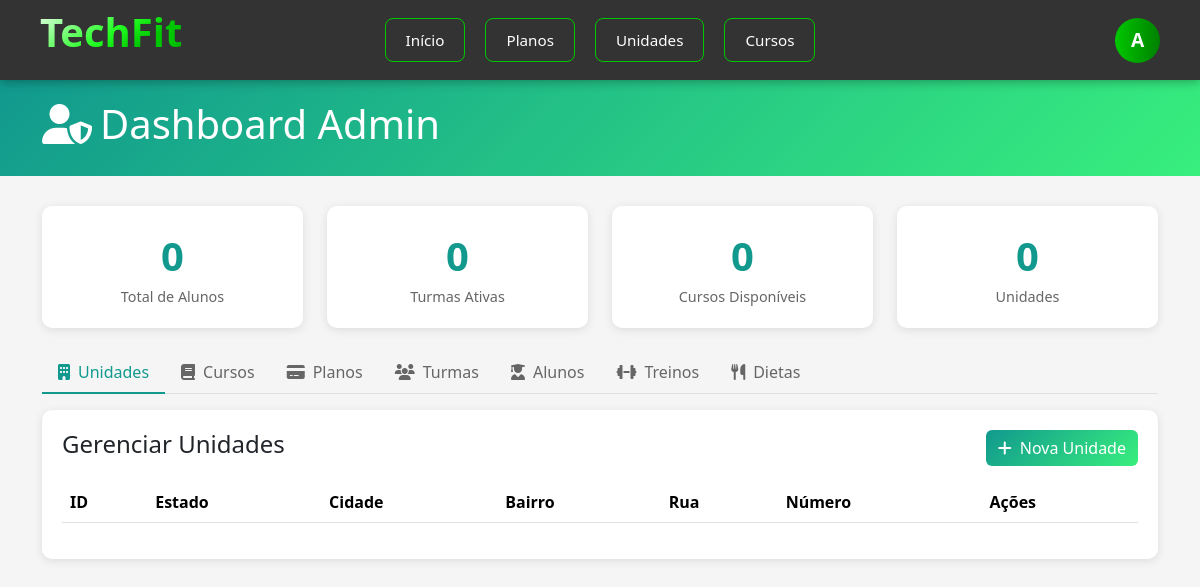
/Codigo/View/dashboard_admin.php (signed in), run on an earlier commit of the app's database.
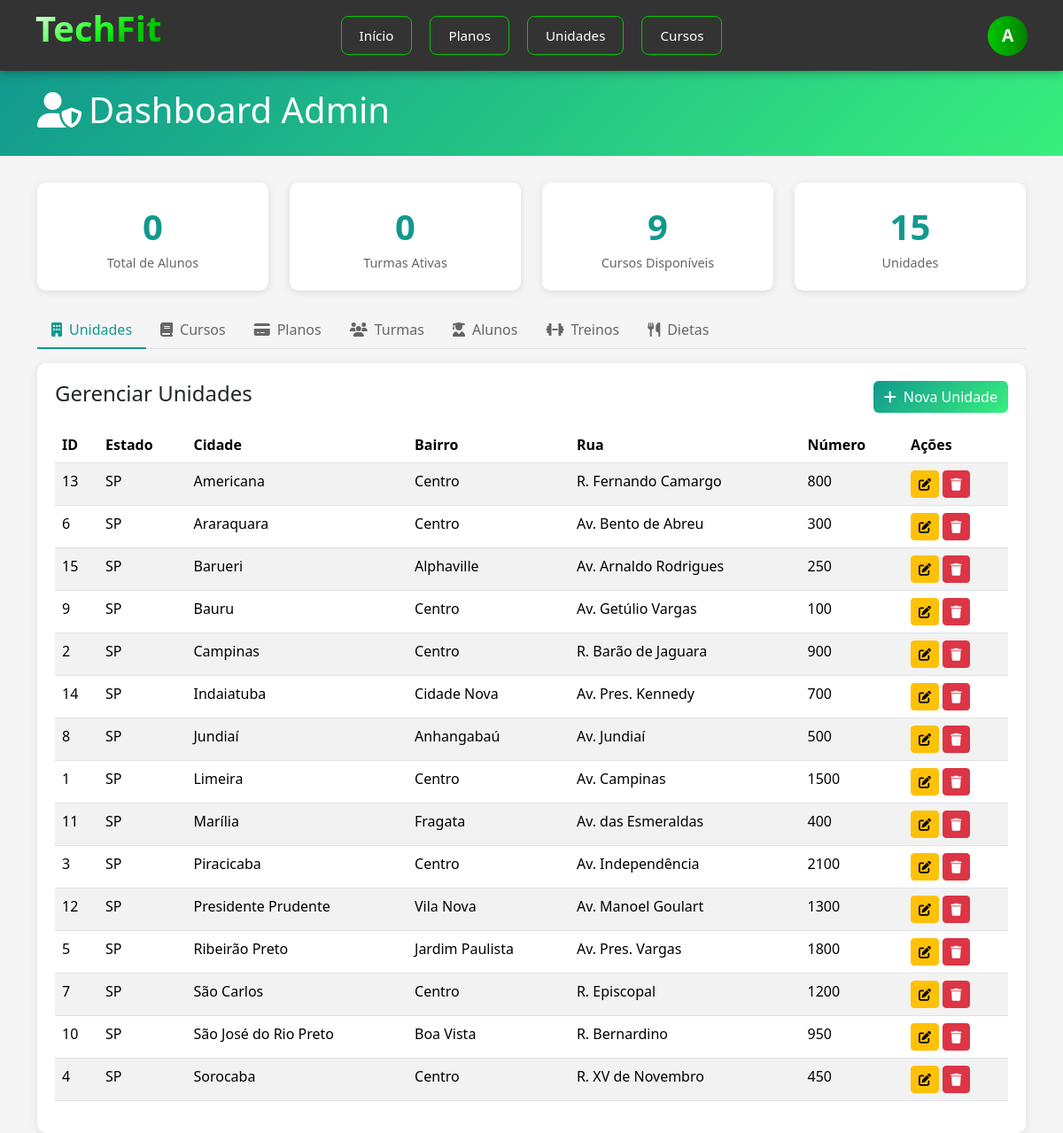
And on a later commit of the database.
### tables this page shows
CREATE TABLE Usuarios (
    id_usuario INT AUTO_INCREMENT PRIMARY KEY,
    email_usuario VARCHAR(255) NOT NULL UNIQUE,
    senha_usuario_hash VARCHAR(255) NOT NULL,
    nome_usuario VARCHAR(255) NOT NULL,
    telefone_usuario VARCHAR(14) NOT NULL,
    cpf_usuario VARCHAR(14) UNIQUE NOT NULL,
    tipo_usuario TINYINT NOT NULL,
    cidade_usario varchar(255),
    estado_usuario varchar(255),
    bairro_usuario varchar(255),
    rua_usuario varchar(255)
);

CREATE TABLE Unidades (
    id_unidade INT AUTO_INCREMENT PRIMARY KEY,
    estado_unidade VARCHAR(100) NOT NULL,
    cidade_unidade VARCHAR(100) NOT NULL,
    bairro_unidade VARCHAR(100) NOT NULL,
    rua_unidade VARCHAR(100) NOT NULL,
    numero_unidade INT NOT NULL
);

### Codigo/Model/UsuarioDAO.php (called while the page is built, shortened)
<?php
include_once __DIR__ . "/Conexao.php";
class UsuarioDAO
{
    public $conn;
    public function __construct()
    {
        $this->conn = Conexao::getInstance();
    }
    private function criarTabela()
    {
        $sql = "CREATE TABLE IF NOT EXISTS Usuarios (
            id_usuario INT AUTO_INCREMENT PRIMARY KEY,
            email_usuario VARCHAR(255) NOT NULL UNIQUE,
            senha_usuario_hash VARCHAR(255) NOT NULL,
            nome_usuario VARCHAR(255) NOT NULL,
            telefone_usuario VARCHAR(15) NOT NULL,
            cpf_usuario VARCHAR(14) UNIQUE NOT NULL,
            tipo_usuario TINYINT NOT NULL DEFAULT 3,
            cidade_usuario VARCHAR(255),
            estado_usuario VARCHAR(255),
            bairro_usuario VARCHAR(255),
            rua_usuario VARCHAR(255)
        ) ENGINE=InnoDB DEFAULT CHARSET=utf8mb4 COLLATE=utf8mb4_unicode_ci";
        try {
            $this->conn->exec($sql);
        } catch(PDOException $e) {
            error_log("Erro ao criar tabela Usuarios: " . $e->getMessage());
        }
    }
    public function readAll()
    {
        $usuarios = [];
        $sql = 'SELECT * FROM usuarios';
        $stmt = $this->conn->query($sql);
        while ($row = $stmt->fetch(PDO::FETCH_ASSOC)) {
            $usuarios[] = new Usuario(
                $row['id_usuario'],
                $row['nome_usuario'],
                $row['email_usuario'],
                null,
                $row['telefone_usuario'],
                $row['cpf_usuario'],
                $row['tipo_usuario'],
                $row['cidade_usuario'],
                $row['estado_usuario'],
                $row['bairro_usuario'],
                $row['rua_usuario']
            );
        }
        return $usuarios;
    }
}

### Codigo/Model/Conexao.php (called while the page is built, shortened)
<?php
class Conexao {
    private static $instance = null;
    public static function criarBanco() {
        try {
            return true;
        } catch(PDOException $e) {
            error_log("Erro ao criar banco de dados: " . $e->getMessage());
            return false;
        }
    }
    public static function getInstance() {
        if (self::$instance === null) {
            try {
                self::$instance = new PDO(
                    "mysql:host=" . DB_HOST . ";dbname=" . DB_NAME . ";charset=" . DB_CHARSET,
                    DB_USER,
                    DB_PASS,
                    [
                        PDO::ATTR_ERRMODE => PDO::ERRMODE_EXCEPTION,
                        PDO::ATTR_DEFAULT_FETCH_MODE => PDO::FETCH_ASSOC,
                        PDO::ATTR_EMULATE_PREPARES => false
                    ]
                );
            } catch(PDOException $e) {
                error_log("Erro na conexão com o banco de dados: " . $e->getMessage());
                die("Erro ao conectar com o banco de dados. Tente novamente mais tarde.");
            }
        }
        return self::$instance;
    }
}
?>

### Codigo/Model/UnidadeDAO.php (called while the page is built, shortened)
<?php
include_once __DIR__ . "/Conexao.php";
include_once __DIR__ . "/Unidade.php";
class UnidadeDAO
{
    public $conn;
    public function __construct()
    {
        $this->conn = Conexao::getInstance();
        $this->criarTabela();
    }
    private function criarTabela()
    {
        $sql = "CREATE TABLE IF NOT EXISTS Unidades (
            id_unidade INT AUTO_INCREMENT PRIMARY KEY,
            estado_unidade VARCHAR(100) NOT NULL,
            cidade_unidade VARCHAR(100) NOT NULL,
            bairro_unidade VARCHAR(100) NOT NULL,
            rua_unidade VARCHAR(100) NOT NULL,
            numero_unidade INT NOT NULL
        ) ENGINE=InnoDB DEFAULT CHARSET=utf8mb4 COLLATE=utf8mb4_unicode_ci";
        try {
            $this->conn->exec($sql);
            $this->inserirDadosIniciais();
        } catch(PDOException $e) {
            error_log("Erro ao criar tabela Unidades: " . $e->getMessage());
        }
    }
    private function inserirDadosIniciais()
    {
        $sql = "SELECT COUNT(*) as total FROM Unidades";
        $stmt = $this->conn->query($sql);
        $result = $stmt->fetch(PDO::FETCH_ASSOC);
    }
    public function readAll()
    {
        $unidades = [];
        $sql = 'SELECT * FROM Unidades ORDER BY cidade_unidade';
        $stmt = $this->conn->query($sql);
        while ($row = $stmt->fetch(PDO::FETCH_ASSOC)) {
            $unidades[] = new Unidade(
                $row['id_unidade'],
                $row['estado_unidade'],
                $row['cidade_unidade'],
                $row['bairro_unidade'],
                $row['rua_unidade'],
                $row['numero_unidade']
            );
        }
        return $unidades;
    }
}

### Codigo/Model/Unidade.php (called while the page is built, shortened)
<?php
class Unidade
{
    public $id;
    public $estado;
    public $cidade;
    public $bairro;
    public $rua;
    public $numero;
    public function __construct(
        $id = null,
        $estado = null,
        $cidade = null,
        $bairro = null,
        $rua = null,
        $numero = null
    ) {
        $this->id = $id;
        $this->estado = $estado;
        $this->cidade = $cidade;
        $this->bairro = $bairro;
        $this->rua = $rua;
        $this->numero = $numero;
    }
    public function getId() { return $this->id; }
    public function getEstado() { return $this->estado; }
    public function getCidade() { return $this->cidade; }
    public function getBairro() { return $this->bairro; }
    public function getRua() { return $this->rua; }
    public function getNumero() { return $this->numero; }
}

### Codigo/View/dashboard_admin.php (the view, shortened to what the rows shown need)
<?php
require_once __DIR__ . '/../Model/Conexao.php';
require_once __DIR__ . '/../Model/UsuarioDAO.php';
require_once __DIR__ . '/../Model/UnidadeDAO.php';
$usuario = $_SESSION['usuario'];
$usuarioDAO = new UsuarioDAO();
$unidadeDAO = new UnidadeDAO();
$usuarios = $usuarioDAO->readAll();
$unidades = $unidadeDAO->readAll();
?>
<!DOCTYPE html>
<html lang="pt-BR">
<head>
    <link rel="stylesheet" href="../Public/css/nav.css">
    <link href="https://cdn.jsdelivr.net/npm/bootstrap@5.3.8/dist/css/bootstrap.min.css" rel="stylesheet">
    <link rel="stylesheet" href="https://cdnjs.cloudflare.com/ajax/libs/font-awesome/6.4.0/css/all.min.css">
</head>
<body>
    <nav>
        <section class="nav-direita">
            <div class="usuario-menu">
                <div class="usuario-avatar">
                    <?php echo strtoupper(substr($usuario['nome'], 0, 1)); ?>
                </div>
            </div>
        </section>
    </nav>
    <div class="admin-header">
        <div class="container">
            <div class="d-flex justify-content-between align-items-center">
                <h1><i class="fas fa-user-shield me-2"></i>Dashboard Admin</h1>
            </div>
        </div>
    </div>
    <div class="container">
        <div class="tab-content" id="adminTabContent">
            <div class="tab-pane fade show active" id="unidades" role="tabpanel">
                <div class="table-responsive">
                    <table class="table table-striped">
                        <thead>
                            <tr>
                                <th>ID</th>
                                <th>Estado</th>
                                <th>Cidade</th>
                                <th>Bairro</th>
                                <th>Rua</th>
                                <th>Número</th>
                                <th class="table-actions">Ações</th>
                            </tr>
                        </thead>
                        <tbody>
                            <?php foreach ($unidades as $unidade): ?>
                                <tr>
                                    <td><?php echo $unidade->getId(); ?></td>
                                    <td><?php echo htmlspecialchars($unidade->getEstado()); ?></td>
                                    <td><?php echo htmlspecialchars($unidade->getCidade()); ?></td>
                                    <td><?php echo htmlspecialchars($unidade->getBairro()); ?></td>
                                    <td><?php echo htmlspecialchars($unidade->getRua()); ?></td>
                                    <td><?php echo $unidade->getNumero(); ?></td>
                                    <td class="table-actions">
                                        <button class="btn btn-sm btn-warning" onclick="editarUnidade(<?php echo $unidade->getId(); ?>)">
                                            <i class="fas fa-edit"></i>
                                        </button>
                                        <form action="../../index.php?action=unidade-deletar" method="POST" style="display:inline;" onsubmit="return confirm('Tem certeza que deseja deletar esta unidade?');">
                                            <button type="submit" class="btn btn-sm btn-danger">
                                                <i class="fas fa-trash"></i>
                                            </button>
                                        </form>
                                    </td>
                                </tr>
                            <?php endforeach; ?>
                        </tbody>
                    </table>
                </div>
            </div>
        </div>
    </div>
</body>
</html>

What changed in the data, as far as the page shows it:
added unidades: id_unidade "13", estado_unidade "SP", cidade_unidade "Americana", bairro_unidade "Centro", rua_unidade "R. Fernando Camargo", numero_unidade "800"
added unidades: id_unidade "6", estado_unidade "SP", cidade_unidade "Araraquara", bairro_unidade "Centro", rua_unidade "Av. Bento de Abreu", numero_unidade "300"
added unidades: id_unidade "15", estado_unidade "SP", cidade_unidade "Barueri", bairro_unidade "Alphaville", rua_unidade "Av. Arnaldo Rodrigues", numero_unidade "250"
added unidades: id_unidade "9", estado_unidade "SP", cidade_unidade "Bauru", bairro_unidade "Centro", rua_unidade "Av. Getúlio Vargas", numero_unidade "100"
added unidades: id_unidade "2", estado_unidade "SP", cidade_unidade "Campinas", bairro_unidade "Centro", rua_unidade "R. Barão de Jaguara", numero_unidade "900"
added unidades: id_unidade "14", estado_unidade "SP", cidade_unidade "Indaiatuba", bairro_unidade "Cidade Nova", rua_unidade "Av. Pres. Kennedy", numero_unidade "700"
added unidades: id_unidade "8", estado_unidade "SP", cidade_unidade "Jundiaí", bairro_unidade "Anhangabaú", rua_unidade "Av. Jundiaí", numero_unidade "500"
added unidades: id_unidade "1", estado_unidade "SP", cidade_unidade "Limeira", bairro_unidade "Centro", rua_unidade "Av. Campinas", numero_unidade "1500"
added unidades: id_unidade "11", estado_unidade "SP", cidade_unidade "Marília", bairro_unidade "Fragata", rua_unidade "Av. das Esmeraldas", numero_unidade "400"
added unidades: id_unidade "3", estado_unidade "SP", cidade_unidade "Piracicaba", bairro_unidade "Centro", rua_unidade "Av. Independência", numero_unidade "2100"
added unidades: id_unidade "12", estado_unidade "SP", cidade_unidade "Presidente Prudente", bairro_unidade "Vila Nova", rua_unidade "Av. Manoel Goulart", numero_unidade "1300"
added unidades: id_unidade "5", estado_unidade "SP", cidade_unidade "Ribeirão Preto", bairro_unidade "Jardim Paulista", rua_unidade "Av. Pres. Vargas", numero_unidade "1800"
added unidades: id_unidade "7", estado_unidade "SP", cidade_unidade "São Carlos", bairro_unidade "Centro", rua_unidade "R. Episcopal", numero_unidade "1200"
added unidades: id_unidade "10", estado_unidade "SP", cidade_unidade "São José do Rio Preto", bairro_unidade "Boa Vista", rua_unidade "R. Bernardino", numero_unidade "950"
added unidades: id_unidade "4", estado_unidade "SP", cidade_unidade "Sorocaba", bairro_unidade "Centro", rua_unidade "R. XV de Novembro", numero_unidade "450"
Also different on the page:
$totalCursos: "0" → "9"
$totalUnidades: "0" → "15"
